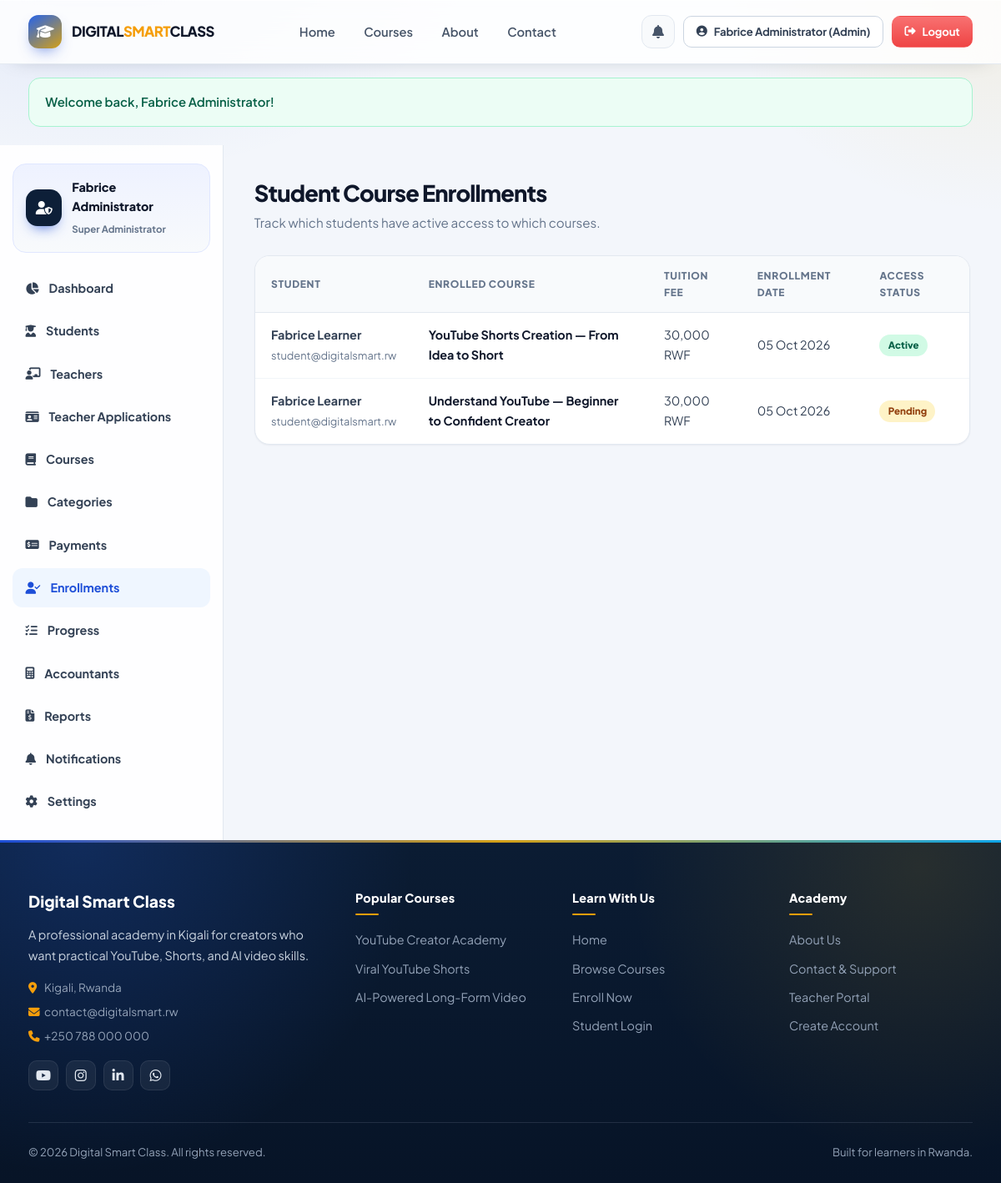
Page /admin/enrollments.php (signed in) on the committed database.
### tables this page shows
CREATE TABLE IF NOT EXISTS `enrollments` (
    `id` INT AUTO_INCREMENT PRIMARY KEY,
    `user_id` INT NOT NULL,
    `course_id` INT NOT NULL,
    `status` ENUM('pending', 'active', 'completed', 'cancelled') DEFAULT 'pending',
    `enrolled_at` TIMESTAMP DEFAULT CURRENT_TIMESTAMP,
    `activated_at` TIMESTAMP NULL,
    UNIQUE KEY `user_course_unique` (`user_id`, `course_id`),
    FOREIGN KEY (`user_id`) REFERENCES `users`(`id`) ON DELETE CASCADE,
    FOREIGN KEY (`course_id`) REFERENCES `courses`(`id`) ON DELETE CASCADE
);

CREATE TABLE IF NOT EXISTS `users` (
    `id` INT AUTO_INCREMENT PRIMARY KEY,
    `role_id` INT NOT NULL DEFAULT 3,
    `full_name` VARCHAR(120) NOT NULL,
    `email` VARCHAR(120) NOT NULL UNIQUE,
    `phone` VARCHAR(30) NULL,
    `password` VARCHAR(255) NOT NULL,
    `avatar` VARCHAR(255) DEFAULT 'assets/images/default-avatar.png',
    `qualification` VARCHAR(200) NULL,
    `experience` VARCHAR(100) NULL,
    `address` VARCHAR(255) NULL,
    `status` ENUM('active', 'inactive', 'suspended', 'pending') DEFAULT 'active',
    `created_at` TIMESTAMP DEFAULT CURRENT_TIMESTAMP,
    `updated_at` TIMESTAMP DEFAULT CURRENT_TIMESTAMP ON UPDATE CURRENT_TIMESTAMP,
    FOREIGN KEY (`role_id`) REFERENCES `roles`(`id`) ON DELETE CASCADE
);

CREATE TABLE IF NOT EXISTS `courses` (
    `id` INT AUTO_INCREMENT PRIMARY KEY,
    `category_id` INT NOT NULL,
    `teacher_id` INT NOT NULL,
    `title` VARCHAR(200) NOT NULL,
    `slug` VARCHAR(220) NOT NULL UNIQUE,
    `subtitle` VARCHAR(255) NOT NULL,
    `description` LONGTEXT NOT NULL,
    `level` ENUM('Beginner', 'Beginner → Intermediate', 'Intermediate', 'Advanced', 'All Levels') DEFAULT 'Beginner',
    `duration_weeks` VARCHAR(50) DEFAULT '4 Weeks',
    `duration_hours` INT DEFAULT 6,
    `total_lessons` INT DEFAULT 10,
    `price` DECIMAL(10, 2) NOT NULL DEFAULT 30000.00,
    `currency` VARCHAR(10) DEFAULT 'RWF',
    `thumbnail` VARCHAR(255) DEFAULT 'assets/images/course-default.jpg',
    `is_featured` TINYINT(1) DEFAULT 1,
    `status` ENUM('draft', 'published', 'archived') DEFAULT 'published',
    `created_at` TIMESTAMP DEFAULT CURRENT_TIMESTAMP,
    `updated_at` TIMESTAMP DEFAULT CURRENT_TIMESTAMP ON UPDATE CURRENT_TIMESTAMP,
    FOREIGN KEY (`category_id`) REFERENCES `course_categories`(`id`) ON DELETE RESTRICT,
    FOREIGN KEY (`teacher_id`) REFERENCES `users`(`id`) ON DELETE CASCADE
);

### includes/auth.php (called while the page is built, shortened)
<?php
function is_logged_in() {
    return isset($_SESSION['user_id']) && !empty($_SESSION['user_id']);
}
function current_user() {
    return [
        'id'        => $_SESSION['user_id'],
        'role'      => $_SESSION['user_role'] ?? 'student',
        'role_id'   => $_SESSION['user_role_id'] ?? 3,
        'full_name' => $_SESSION['user_name'] ?? 'User',
        'email'     => $_SESSION['user_email'] ?? '',
    ];
}

### config/database.php (called while the page is built, shortened)
<?php
function site_url($path = '') {
    $protocol = (!empty($_SERVER['HTTPS']) && $_SERVER['HTTPS'] !== 'off') ? "https://" : "http://";
    $host = $_SERVER['HTTP_HOST'] ?? 'localhost';
    $scriptDir = str_replace('\\', '/', dirname($_SERVER['SCRIPT_NAME']));
    $baseDir = preg_replace('/(\/(student|teacher|admin|accountant|config|includes|assets))$/', '', $scriptDir);
    $baseDir = rtrim($baseDir, '/');
    return $protocol . $host . $baseDir . '/' . ltrim($path, '/');
}

### admin/enrollments.php (the view, shortened to what this page needs)
<?php
require_once __DIR__ . '/../includes/admin-auth.php';
$user = current_user();
$enrollments = [];
if ($db_connected && $pdo) {
    try {
        $stmt = $pdo->query("
            SELECT e.*, u.full_name as student_name, u.email as student_email, c.title as course_title, c.price, c.currency
            FROM enrollments e
            JOIN users u ON e.user_id = u.id
            JOIN courses c ON e.course_id = c.id
            ORDER BY e.enrolled_at DESC
        ");
        $enrollments = $stmt->fetchAll();
    } catch (PDOException $e) {
        $enrollments = [];
    }
}
require_once __DIR__ . '/../includes/header.php';
?>
<div class="dashboard-layout">
    <aside class="sidebar">
        <div class="sidebar-user">
            <div class="sidebar-user-avatar" style="background: var(--dark-surface);"><i class="fas fa-user-shield"></i></div>
            <div class="sidebar-user-info">
                <h5><?= e($user['full_name']); ?></h5>
                <span>Super Administrator</span>
            </div>
        </div>
        <ul class="sidebar-menu">
            <li class="sidebar-item"><a href="<?= site_url('admin/dashboard.php'); ?>"><i class="fas fa-chart-pie"></i> Dashboard</a></li>
            <li class="sidebar-item"><a href="<?= site_url('admin/students.php'); ?>"><i class="fas fa-user-graduate"></i> Students</a></li>
            <li class="sidebar-item"><a href="<?= site_url('admin/teachers.php'); ?>"><i class="fas fa-chalkboard-teacher"></i> Teachers</a></li>
            <li class="sidebar-item"><a href="<?= site_url('admin/teacher-applications.php'); ?>"><i class="fas fa-id-card"></i> Teacher Applications</a></li>
            <li class="sidebar-item"><a href="<?= site_url('admin/courses.php'); ?>"><i class="fas fa-book"></i> Courses</a></li>
            <li class="sidebar-item"><a href="<?= site_url('admin/categories.php'); ?>"><i class="fas fa-folder"></i> Categories</a></li>
            <li class="sidebar-item"><a href="<?= site_url('admin/payments.php'); ?>"><i class="fas fa-money-check-alt"></i> Payments</a></li>
            <li class="sidebar-item active"><a href="<?= site_url('admin/enrollments.php'); ?>"><i class="fas fa-user-check"></i> Enrollments</a></li>
            <li class="sidebar-item"><a href="<?= site_url('admin/progress.php'); ?>"><i class="fas fa-tasks"></i> Progress</a></li>
            <li class="sidebar-item"><a href="<?= site_url('admin/accountants.php'); ?>"><i class="fas fa-calculator"></i> Accountants</a></li>
            <li class="sidebar-item"><a href="<?= site_url('admin/reports.php'); ?>"><i class="fas fa-file-invoice-dollar"></i> Reports</a></li>
            <li class="sidebar-item"><a href="<?= site_url('admin/notifications.php'); ?>"><i class="fas fa-bell"></i> Notifications</a></li>
            <li class="sidebar-item"><a href="<?= site_url('admin/settings.php'); ?>"><i class="fas fa-cog"></i> Settings</a></li>
        </ul>
    </aside>
    <main class="dashboard-main">
        <div class="dashboard-title-bar">
            <div>
                <h2>Student Course Enrollments</h2>
                <p style="color: var(--gray-500); font-size: 0.95rem;">Track which students have active access to which courses.</p>
            </div>
        </div>
        <div class="table-card">
            <div class="table-responsive">
                <table>
                    <thead>
                        <tr>
                            <th>Student</th>
                            <th>Enrolled Course</th>
                            <th>Tuition Fee</th>
                            <th>Enrollment Date</th>
                            <th>Access Status</th>
                        </tr>
                    </thead>
                    <tbody>
                        <?php if (empty($enrollments)): ?>
                            <tr>
                                <td><strong>Fabrice Learner</strong><br><span style="font-size: 0.8rem; color: #64748b;">student@digitalsmart.rw</span></td>
                                <td>YouTube Shorts Creation — From Idea to Short</td>
                                <td>30,000 RWF</td>
                                <td><?= date('d M Y'); ?></td>
                                <td><span class="badge badge-active"><i class="fas fa-check"></i> Active</span></td>
                            </tr>
                            <tr>
                                <td><strong>Fabrice Learner</strong><br><span style="font-size: 0.8rem; color: #64748b;">student@digitalsmart.rw</span></td>
                                <td>Understand YouTube — Beginner to Confident Creator</td>
                                <td>30,000 RWF</td>
                                <td><?= date('d M Y'); ?></td>
                                <td><span class="badge badge-pending"><i class="fas fa-clock"></i> Pending Payment</span></td>
                            </tr>
                        <?php else: ?>
                            <?php foreach ($enrollments as $enr): ?>
                                <tr>
                                    <td>
                                        <strong><?= e($enr['student_name']); ?></strong><br>
                                        <span style="font-size: 0.8rem; color: #64748b;"><?= e($enr['student_email']); ?></span>
                                    </td>
                                    <td style="font-weight: 700; color: #0f172a;"><?= e($enr['course_title']); ?></td>
                                    <td><?= format_money($enr['price'], $enr['currency'] ?? 'RWF'); ?></td>
                                    <td><?= date('d M Y', strtotime($enr['enrolled_at'])); ?></td>
                                    <td>
                                        <span class="badge badge-<?= $enr['status'] === 'active' ? 'active' : 'pending'; ?>">
                                            <?= e(ucfirst($enr['status'])); ?>
                                        </span>
                                    </td>
                                </tr>
                            <?php endforeach; ?>
                        <?php endif; ?>
                    </tbody>
                </table>
            </div>
        </div>
    </main>
</div>
<?php require_once __DIR__ . '/../includes/footer.php'; ?>

### assets/css/style.css (style rules this page uses)
:root { --primary: #1d4ed8; --primary-hover: #1e3a8a; --primary-light: #eff6ff; --primary-soft: rgba(29, 78, 216, 0.12); --secondary: #0ea5e9; --accent: #f59e0b; --accent-soft: rgba(212, 160, 23, 0.16); --teal: #0d9488; --violet: #7c3aed; --success: #059669; --danger: #dc2626; --dark: #071427; --dark-surface: #0d1f38; --gray-50: #f8fafc; --gray-100: #f1f5f9; --gray-200: #e2e8f0; --gray-300: #cbd5e1; --gray-400: #94a3b8; --gray-500: #64748b; --gray-600: #475569; --gray-700: #334155; --gray-800: #1e293b; --gray-900: #0f172a; --white: #ffffff; --radius-sm: 8px; --radius-md: 12px; --radius-lg: 20px; --radius-xl: 28px; --radius-full: 9999px; --shadow-sm: 0 1px 2px rgba(15, 23, 42, 0.05); --shadow-md: 0 8px 24px -12px rgba(15, 23, 42, 0.18); --shadow-lg: 0 18px 40px -20px rgba(15, 23, 42, 0.28); --shadow-xl: 0 28px 60px -24px rgba(29, 78, 216, 0.32); --transition: all 0.28s cubic-bezier(0.4, 0, 0.2, 1); --font: "Plus Jakarta Sans", "Segoe UI", sans-serif; }
* { margin: 0; padding: 0; box-sizing: border-box; }
html { scroll-behavior: smooth; }
body { font-family: var(--font); background-color: #f3f6fb; background-image: radial-gradient(ellipse 80% 50% at 10% -10%, rgba(29, 78, 216, 0.12), transparent 50%), radial-gradient(ellipse 60% 40% at 100% 0%, rgba(212, 160, 23, 0.10), transparent 45%); color: var(--gray-800); line-height: 1.65; min-height: 100vh; display: flex; flex-direction: column; -webkit-font-smoothing: antialiased; }
a { color: var(--primary); text-decoration: none; transition: var(--transition); }
.dashboard-layout { display: flex; min-height: calc(100vh - 76px); }
.sidebar { width: 268px; background: rgba(255, 255, 255, 0.9); border-right: 1px solid var(--gray-200); padding: 1.4rem 0.95rem; display: flex; flex-direction: column; }
.sidebar-user { padding: 0.95rem; background: linear-gradient(180deg, #eef2ff, #f8fafc); border: 1px solid #e0e7ff; border-radius: 16px; margin-bottom: 1.25rem; display: flex; align-items: center; gap: 0.75rem; }
.sidebar-user-avatar { width: 44px; height: 44px; border-radius: 14px; background: linear-gradient(145deg, #3b82f6, #1d4ed8); color: var(--white); display: flex; align-items: center; justify-content: center; font-weight: 700; box-shadow: 0 8px 16px -8px rgba(29, 78, 216, 0.9); }
.sidebar-user-info h5 { font-size: 0.9rem; font-weight: 800; color: var(--gray-900); }
.sidebar-user-info span { font-size: 0.72rem; color: var(--gray-500); text-transform: capitalize; font-weight: 700; }
.sidebar-menu { list-style: none; display: flex; flex-direction: column; gap: 0.28rem; flex: 1; }
.sidebar-item a { display: flex; align-items: center; gap: 0.75rem; padding: 0.72rem 0.95rem; border-radius: 12px; font-weight: 650; font-size: 0.9rem; color: var(--gray-700); }
.sidebar-item a:hover, .sidebar-item.active a { background: var(--primary-light); color: var(--primary); }
.dashboard-main { flex: 1; padding: 2.2rem 2.3rem; background: transparent; }
.dashboard-title-bar { display: flex; align-items: center; justify-content: space-between; margin-bottom: 1.7rem; gap: 1rem; }
.dashboard-title-bar h2 { font-size: 1.7rem; font-weight: 800; color: var(--gray-900); letter-spacing: -0.03em; }
.table-card { background: var(--white); border: 1px solid var(--gray-200); border-radius: 18px; box-shadow: var(--shadow-sm); overflow: hidden; }
.table-responsive { width: 100%; overflow-x: auto; }
table { width: 100%; border-collapse: collapse; text-align: left; }
th { background: #f8fafc; padding: 0.85rem 1.2rem; font-size: 0.75rem; font-weight: 800; color: var(--gray-500); text-transform: uppercase; letter-spacing: 0.06em; border-bottom: 1px solid var(--gray-200); }
td { padding: 0.95rem 1.2rem; border-bottom: 1px solid var(--gray-100); font-size: 0.9rem; color: var(--gray-700); }
tr:last-child td { border-bottom: none; }
.badge { display: inline-block; padding: 0.22rem 0.65rem; border-radius: var(--radius-full); font-size: 0.72rem; font-weight: 800; text-transform: capitalize; }
.badge-pending { background: #fef3c7; color: #92400e; }
.badge-approved, .badge-active { background: #d1fae5; color: #065f46; }

### rows in the picture
enrollments: user.full_name "Fabrice Learner", user.email "student@digitalsmart.rw", course.title "YouTube Shorts Creation — From Idea to Short", course.currency "30,000 RWF", enrolled_at "05 Oct 2026", status "Active"
enrollments: user.full_name "Fabrice Learner", user.email "student@digitalsmart.rw", course.title "Understand YouTube — Beginner to Confident Creator", course.currency "30,000 RWF", enrolled_at "05 Oct 2026", status "Pending"

### other values in the picture
$currentUser['full_name'] "Fabrice Administrator"
$roleLabel "Admin"
$msg "Welcome back, Fabrice Administrator!"
$user['full_name'] "Fabrice Administrator"
